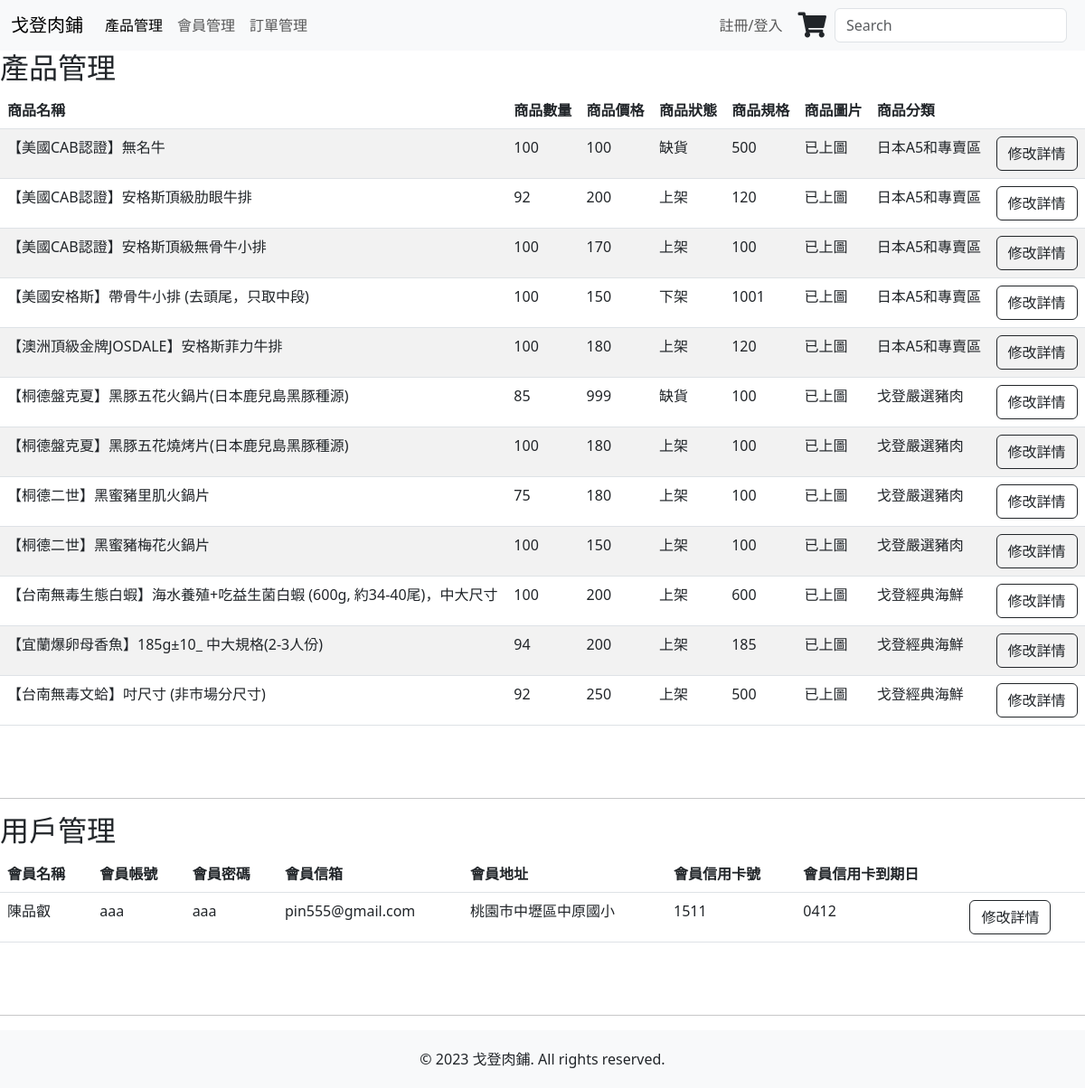
Page /dashboard/ on the earlier database version.
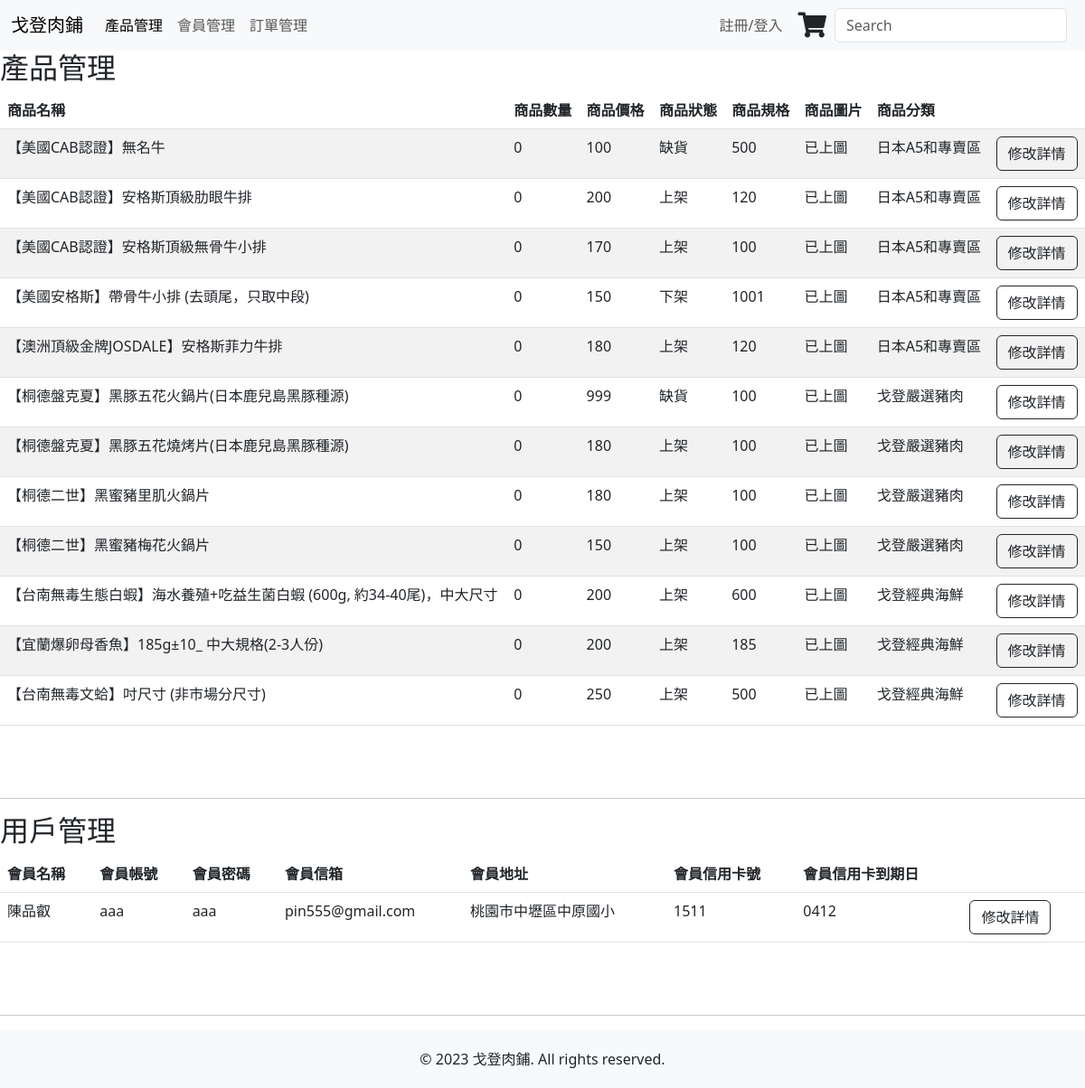
Same page on the later database version.
### mywebsite/models.py (models this page shows)
class product(models.Model):
    PRODUCT_STATUS_CHOICES = [
        ('IN_STOCK', '上架'),
        ('OUT_OF_STOCK', '下架'),
        ('UNAVAILABLE', '缺貨'),
    ]
    PID = models.CharField('產品編號', max_length=1000, primary_key=True)
    PPrice = models.IntegerField('產品價錢')
    PName = models.CharField('產品名稱', max_length=100)
    PDetail = models.CharField('產品內容', max_length=10000)
    Pspec = models.IntegerField('產品規格',default=0)
    Pnum = models.IntegerField('產品數量',default=0)
    PStatus = models.CharField('產品狀態', max_length=13, choices=PRODUCT_STATUS_CHOICES, default='IN_STOCK')
    PPhoto = models.ImageField('產品圖片', upload_to='product_images/', blank=True, null=True)
    PCategory = models.CharField('產品分類', max_length=20) #也可以用選項

class member(models.Model):
    MID = models.AutoField('會員編號', primary_key=True)
    MName = models.CharField('會員姓名', max_length=20, null=False)
    MPhone = models.CharField('會員電話', max_length=50, null=False)
    MPW = models.CharField('會員密碼', max_length=20, null=False)
    MAccount = models.CharField('會員帳號', max_length=50, null=False)
    MEmail = models.CharField('會員信箱', max_length=100, null=False)
    MAddr = models.CharField('會員地址', max_length=100, null=True)
    MVISA = models.CharField('會員信用卡號', max_length=100, null=True)
    MCK = models.CharField('信用卡到期日', max_length=100, null=True)

### mywebsite/views.py (the view)
# urls.py: path('dashboard/', views.dashboard_view),
def dashboard_view(request):
    d = product.objects.all()
    mem = member.objects.all()
    return render(request, 'dashboard.html', locals())

### templates/dashboard.html (shortened to what this page needs)
<!DOCTYPE html>
<html>
<head>
    <head>
        <link href="https://cdn.jsdelivr.net/npm/bootstrap@5.3.0-alpha3/dist/css/bootstrap.min.css" rel="stylesheet">
        {% load static %}
        <link href="{% static 'css/styles.css'%}" rel="stylesheet" />
        <link rel="stylesheet" href="https://use.fontawesome.com/releases/v5.6.3/css/all.css"
>
    </head>
</head>
<body>
    <main>
      <nav class="navbar navbar-expand-lg navbar-light bg-light fixed-top"style="background-color: #E0B041;">
        <div class="container-fluid">
            <a class="navbar-brand" href="../index/">戈登肉鋪</a>
            <div class="collapse navbar-collapse" id="navbarSupportedContent">
                <ul class="navbar-nav me-auto mb-2 mb-lg-0">
                    <li class="nav-item">
                        <a class="nav-link active" aria-current="page" href="../dashboard/#products">產品管理</a>
                    </li>
                    <li class="nav-item">
                        <a class="nav-link" href="../dashboard/#member">會員管理</a>
                    </li>
                    <li class="nav-item">
                        <a class="nav-link" href="../orders_view/">訂單管理</a>
                    </li>
                </ul>
                <ul class="navbar-nav">
                    {% if request.session.MAccount %}
                        <li class="nav-item dropdown">
                            <a class="nav-link dropdown-toggle" href="#" id="navbarDropdown" role="button" data-bs-toggle="dropdown" aria-expanded="false">
                                {{ request.session.MAccount }}
                            </a>
                            <ul class="dropdown-menu" aria-labelledby="navbarDropdown">
                                <li><a class="dropdown-item" href="../member/">個人資料</a></li>
                                <li><a class="dropdown-item" href="../record/">訂單記錄</a></li>
                                <li><hr class="dropdown-divider"></li>
                                <li><a class="dropdown-item" href="{% url 'logout' %}">登出</a></li>
                            </ul>
                        </li>
                    {% else %}
                        <li class="nav-item">
                            <a class="nav-link" href="../login/">註冊/登入</a>
                        </li>
                    {% endif %}
                </ul>
                <a href="../cart/"> <button class="btn btn-cart btn-sm" type="button" >
                  <i class="fas fa-shopping-cart text-dark fa-2x"></i>
                </button>
                </a>
                <form class="d-flex">
                    <input class="form-control me-2" type="search" placeholder="Search" aria-label="Search">
                </form>
            </div>
        </div>
    </nav>
    <div>
      <h2>產品管理</h2>
      <div class="table-responsive">
        <table class="table table-striped">
          <thead class="thead-dark">
            <tr>
              <th>商品名稱</th>
              <th>商品數量</th>
              <th>商品價格</th>
              <th>商品狀態</th>
              <th>商品規格</th>
              <th>商品圖片</th>
              <th>商品分類</th>
              <th></th>
            </tr>
          </thead>
          <tbody>
            {% for detail in d %}
            <tr>
              <form action="/edit_view/" method="POST">
                <td>{{ detail.PName }}</td>
                <td>{{ detail.Pnum }}</td>
                <td>{{ detail.PPrice }}</td>
                <td>
                  {% if detail.PStatus == 'IN_STOCK' %}上架{% endif %}
                  {% if detail.PStatus == 'OUT_OF_STOCK' %}下架{% endif %}
                  {% if detail.PStatus == 'UNAVAILABLE' %}缺貨{% endif %}
                </td>
                <td>{{ detail.Pspec }}</td>
                <td>
                  {% if detail.PPhoto %}
                  已上圖
                  {% else %}
                  暫無
                  {% endif %}
                </td>
                <td>
                  {% if detail.PCategory == 'beef' %}
                    <span class="category special-cell">日本A5和專賣區</span>
                  {% elif detail.PCategory == 'pork' %}
                    <span class="category">戈登嚴選豬肉</span>
                  {% elif detail.PCategory == 'seafood' %}
                    <span class="category">戈登經典海鮮</span>
                  {% endif %}
                </td>
                <td>
                  <button type="submit" class="btn btn-outline-dark">修改詳情</button>
                </td>
              </form>
            </tr>
            {% endfor %}
          </tbody>
        </table>
      </div>
      <br>
      <br>
      <hr>
    </div>
          <div id = "member">
            <h2>用戶管理</h2>
            <table class="table">
                <thead>
                  <tr>
                    <th>會員名稱</th>
                    <th>會員帳號</th>
                    <th>會員密碼</th>
                    <th>會員信箱</th>
                    <th>會員地址</th>
                    <th>會員信用卡號</th>
                    <th>會員信用卡到期日</th>
                    <th></th>
                  </tr>
                </thead>
                <tbody>
                  {% for m in mem %}
                  <tr>
                    <form action="/m_e_view/" method = "POST">{% csrf_token %}
                      <td>{{ m.MName }}</td>
                      <td>{{ m.MAccount }}</td>
                      <td>{{ m.MPW }}</td>
                      <td>{{ m.MEmail }}</td>
                      <td>{{ m.MAddr }}</td>
                      <td>{{ m.MVISA }}</td>
                      <td>{{ m.MCK }}</td>
                      <td>
                        <input type="submit" value="修改詳情" class="btn btn-outline-dark">
                      </td>
                    </form>
                  </tr>
                  {% endfor %}
              </table>
            </div>
        <br>
            <BR>
            <hr>
    </main>
    <footer class="footer">
        <div class="container">
            <span>© 2023 戈登肉鋪. All rights reserved.</span>
        </div>
    </footer>
</body>
</html>

### static/css/styles.css (style rules this page uses)
.footer { background-color: #f8f9fa; padding: 20px 0; text-align: center; }

Differences in the rows shown:
changed product "【美國CAB認證】無名牛": Pnum "100" → "0"
changed product "【美國CAB認證】安格斯頂級肋眼牛排": Pnum "92" → "0"
changed product "【美國CAB認證】安格斯頂級無骨牛小排": Pnum "100" → "0"
changed product "【美國安格斯】帶骨牛小排 (去頭尾，只取中段)": Pnum "100" → "0"
changed product "【澳洲頂級金牌JOSDALE】安格斯菲力牛排": Pnum "100" → "0"
changed product "【桐德盤克夏】黑豚五花火鍋片(日本鹿兒島黑豚種源)": Pnum "85" → "0"
changed product "【桐德盤克夏】黑豚五花燒烤片(日本鹿兒島黑豚種源)": Pnum "100" → "0"
changed product "【桐德二世】黑蜜豬里肌火鍋片": Pnum "75" → "0"
changed product "【桐德二世】黑蜜豬梅花火鍋片": Pnum "100" → "0"
changed product "【台南無毒生態白蝦】海水養殖+吃益生菌白蝦 (600g, 約34-40尾)，中大尺寸": Pnum "100" → "0"
changed product "【宜蘭爆卵母香魚】185g±10_ 中大規格(2-3人份)": Pnum "94" → "0"
changed product "【台南無毒文蛤】吋尺寸 (非市場分尺寸)": Pnum "92" → "0"
